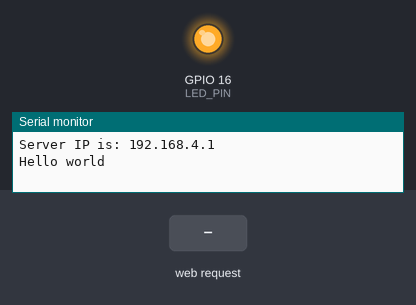
Bench run of a sketch on a simulated ESP8266 (NodeMCU). On the bench: output pins drawn as LEDs (lit = HIGH), the last lines printed to the serial monitor. Inputs (shaded band) come from the test bench.

Above: at 1.2 s.
1.3 s: HTTP request GET /ON received
At 1.7 s:
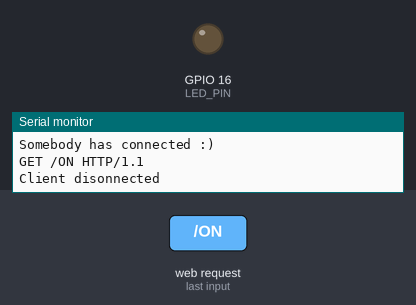
2.8 s: HTTP request GET /OFF received
At 4.0 s:
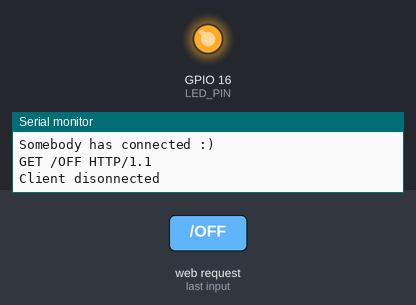
Timing chart, 0 to 5.8 s (numbered marks = the images above; inputs shaded):
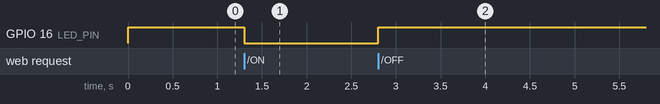

Measured:
- after the input at 1.3 s, GPIO 16 (LED_PIN): HIGH → LOW at once
- after the input at 2.8 s, GPIO 16 (LED_PIN): LOW → HIGH at once

The sketch:

IGEN_330_1.2_espblinkingWORKING_usinglocalnetwork.ino
```cpp
#include <ESP8266WiFi.h> //Includes the ESP8266 library ESP8266WiFi.h.

#define LED_PIN 16

//Creates the instance "server" (global) of the class "WiFiServer" listening on port 80.
WiFiServer server(80); //Initialize the server on Port 80


// http://www.instructables.com/id/Programming-a-HTTP-Server-on-ESP-8266-12E/


void setup() {

//Set the mode of our ESP8266 to be an Access Point (AP).
WiFi.mode(WIFI_AP); //Our ESP8266-12E is an AccessPoint

//Provide the SSID and password. The password / passphrase has to be at least 8 characters long.
WiFi.softAP("Loading...12", "12345678"); // Provide the (SSID, password); .

//Fire-up our server by calling the begin() method.
server.begin(); // Start the HTTP Server


//Looking under the hood
Serial.begin(115200); //Start communication between the ESP8266-12E and the monitor window
IPAddress HTTPS_ServerIP = WiFi.softAPIP(); // Obtain the IP of the Server
Serial.println("");
Serial.print("Server IP is: "); // Print the IP to the monitor window
Serial.println(HTTPS_ServerIP);
Serial.println("Hello world");

/*
 * Firstly initialize the digital port GPIO16 as an output port and keep the initial state of the LED ON.
 */
pinMode(LED_PIN, OUTPUT); //GPIO16 is an OUTPUT pin;
//digitalWrite(LED_PIN, LOW); //Initial state is ON
digitalWrite(LED_PIN, HIGH); //Initial state is OFF
}


void loop(){

    /*
     * check if client (brower) has connected to the esp8266
     * if a browser has connected then do something
     * else jump out and check again. we do this endlessly.
     *
     */

    WiFiClient client = server.available();
    if (!client) {
    return;
    }
    //Looking under the hood
    Serial.println("Somebody has connected :)");
    //connect to network and go to  http://192.168.4.1 to see someone has connected


    /*
     * The web browser connects to the HTTP server and sends the request.
     * The server receives the request and does something with it.
     */

    //Read what the browser has sent into a String class and print the request to the monitor

    //this displays all the request line code
    //String request = client.readString();

    /*
    POST and GET are two HTTP request methods.
    GET is usually intended to retrieve some data, and is expected to be idempotent
    */

    //this displays only the GET request and type (here it's a GET / PARAM request)
    String request = client.readStringUntil('\r'); //only the first line of the request statement


    //Looking under the hood: actually printing it
    Serial.println(request);
    //go to  http://192.168.4.1/PARAM to see the request being printed


    /*
     * We are ready to turn the LED on GPIO16 ON/OFF through commands given via the web browser.
     */

    // Handle the Request

    if (request.indexOf("/OFF") != -1){
        digitalWrite(LED_PIN, HIGH); }
        else if (request.indexOf("/ON") != -1){
        digitalWrite(LED_PIN, LOW);
        }
    /*
     * In the address bar of your browse type the following URL:
     * http://192.168.4.1/OFF
     * The LED on the ESP8266-E12 will turn OFF.
     * Then type the following URL:
     * http://192.168.4.1/ON
     * The LED on the ESP8266-E12 will turn ON.
     */


     // Prepare the HTML document to respond and add buttons:

    String s = "HTTP/1.1 200 OK\r\n";
    s += "Content-Type: text/html\r\n\r\n";
    s += "<!DOCTYPE HTML> \r\n<html>\r\n";

    //create button 1, hyperlinks to /ON
    s += "<br><input type=\"button\" name=\"b1\" value=\"Turn LED ON\" onclick=\"location.href='/ON'\">";
    s += "<br><br><br>";

    //create button 2, hyperlinks to /OFF
    s += "<input type=\"button\" name=\"b1\" value=\"Turn LED OFF\" onclick=\"location.href='/OFF'\">";
    s += "</html>\n";


    //Serve the HTML document to the browser.

    client.flush(); //clear previous info in the stream
    client.print(s); // Send the response to the client
    delay(1);
    Serial.println("Client disonnected"); //Looking under the hood


}
```
